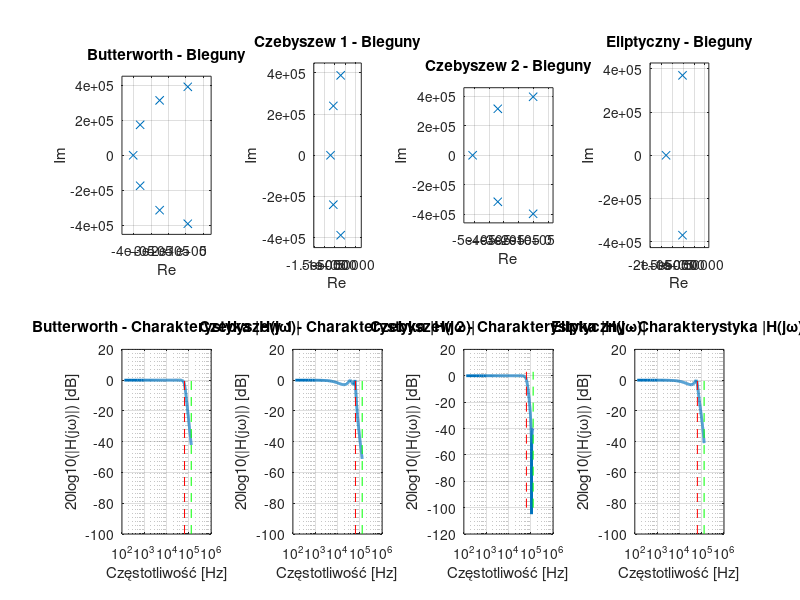

MATLAB code for this plot:
clearvars; close all;

% Parametry filtru
fs = 256e3; % Częstotliwość próbkowania [Hz]
f3dB = 64e3; % Pasmo przenoszenia [Hz]
fn = fs / 2; % Połowa częstotliwości próbkowania (Nyquist) [Hz]
An = 40; % Minimalne tłumienie w paśmie zaporowym [dB]

% Zamiana częstotliwości na pulsacje [rad/s]
omega3dB = 2 * pi * f3dB;
omega_nyquist = 2 * pi * fn;

% Projektowanie filtrów
filter_types = {'Butterworth', 'Czebyszew 1', 'Czebyszew 2', 'Eliptyczny'};
figure;

for idx = 1:length(filter_types)
    filter_type = filter_types{idx};
    switch filter_type
        case 'Butterworth'
            [N, Wn] = buttord(omega3dB, omega_nyquist, 3, An, 's'); % Minimalny rząd
            [b, a] = butter(N, Wn, 'low', 's'); % Filtr LP Butterworth
            
        case 'Czebyszew 1'
            [N, Wn] = cheb1ord(omega3dB, omega_nyquist, 3, An, 's');
            [b, a] = cheby1(N, 3, Wn, 'low', 's'); % Filtr LP Czebyszew 1
            
        case 'Czebyszew 2'
            [N, Wn] = cheb2ord(omega3dB, omega_nyquist, 3, An, 's');
            [b, a] = cheby2(N, An, Wn, 'low', 's'); % Filtr LP Czebyszew 2
            
        case 'Eliptyczny'
            [N, Wn] = ellipord(omega3dB, omega_nyquist, 3, An, 's');
            [b, a] = ellip(N, 3, An, Wn, 'low', 's'); % Filtr LP eliptyczny
    end
    
    % Rysowanie biegunów
    subplot(2, length(filter_types), idx);
    zplane([], roots(a)); % Bieguny
    title([filter_type ' - Bieguny']);
    xlabel('Re'); ylabel('Im'); grid on;
    
    % Charakterystyka częstotliwościowa
    f = linspace(0, fs / 2, 1000); % Zakres częstotliwości [Hz]
    omega = 2 * pi * f; % Zamiana na pulsacje [rad/s]
    H = freqs(b, a, omega); % Obliczenie transmitancji
    
    subplot(2, length(filter_types), idx + length(filter_types));
    semilogx(f, 20 * log10(abs(H)), 'LineWidth', 2); % Wykres w skali log
    hold on;
    plot([f3dB f3dB], [-100 3], '--r'); % Linia f3dB
    plot([fn fn], [-100 3], '--g'); % Linia fs/2
    title([filter_type ' - Charakterystyka |H(j\omega)|']);
    xlabel('Częstotliwość [Hz]');
    ylabel('20log10(|H(j\omega)|) [dB]');
    grid on;
end

%{
Filtr eliptyczny jest najkorzystniejszy, 
ponieważ minimalizuje zarówno złożoność układu, jak i spełnia założone wymagania projektowe. 
Jednakże wybór filtru może również zależeć od specyficznych wymagań projektowych, 
takich jak tolerancja na zafalowania w paśmie przepustowym czy możliwości realizacji w układzie analogowym.
%}